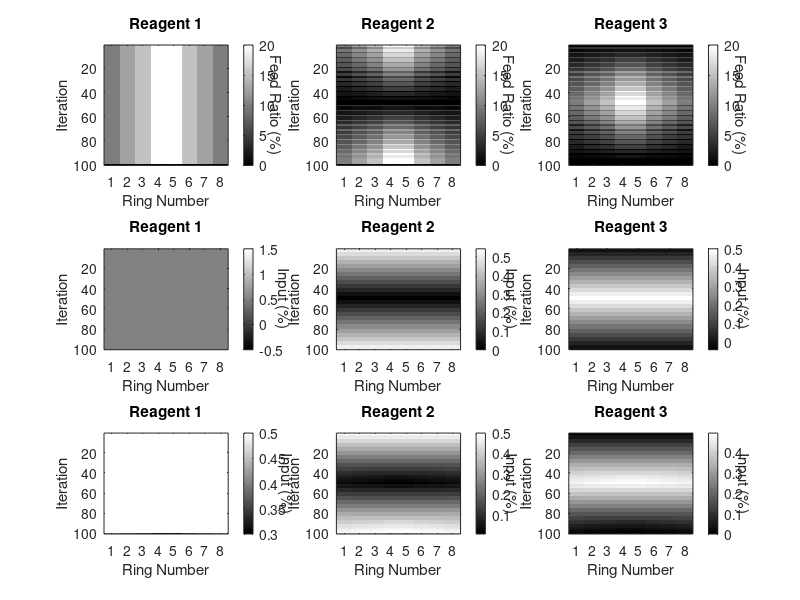

MATLAB code to generate this figure:
clear all
close all
%% initialize

numIter=100; % number of iterations
numRings=8; % number of reactors
numReagents=3; % number of reagents

feedRatio=zeros(numIter,numRings,numReagents); % feed ratio for each step and reactor and reagent
input=zeros(numIter,numRings,numReagents); % input kinetics
realInput=zeros(numIter,numRings,numReagents); % input kinetics
realInput(1,:,1)=0.5; realInput(1,:,2)=0.5; %initial loading

RR=[20,25,30,40,40,30,25,20]; % total refresh ratio for each step

reagentPorts=[3,4,6]; % ports with reagents
waterPort=1;
reagentLogic=[0,-1,1]; % 0: no input, 1: periodic input, -1: anti-input to fill volume

%% generate input matrix
for i=1:numIter
    for r=1:numRings
        for s=1:numReagents
            if reagentLogic(s)==1 && i<=50
                input(i,r,s)=((i-mod(i,4))/48/2);
            elseif reagentLogic(s)==-1 && i<=50
                input(i,r,s)=(0.5-(i-mod(i,4))/48/2);
                
            elseif reagentLogic(s)==1 && i>50
                input(i,r,s)=(1-(i-mod(i,4))/48/2);
            elseif reagentLogic(s)==-1 && i>50
                input(i,r,s)=((i-mod(i,4))/48/2-0.5);
            elseif reagentLogic(s)==0
                input(i,r,s)=0.5;
            end
       
        end
    end
end
%% compute feed matrix

calculateFeed=@(RR,input2,input1) (input2-(100-RR)/100*input1)*100;

for i=1:numIter-1
    for r=1:numRings
        for s=1:numReagents
            feedRatio(i,r,s)=calculateFeed(RR(r),input(i+1,r,s),input(i,r,s));
            % correct for dilution limit
            if feedRatio(i,r,s)>RR(r)/2
                feedRatio(i,r,s)=RR(r)/2;
            elseif feedRatio(i,r,s)<0
                feedRatio(i,r,s)=0;
            end
        end
    end
end

%% real input kinetics
updateRule=@(RR,n,feed) (100-RR)/100*n + feed/100;
for i=2:numIter
    for r=1:numRings
        for s=1:numReagents
            realInput(i,r,s)=updateRule(RR(r),realInput(i-1,r,s),feedRatio(i,r,s));
        end
    end
end

%% plot feed matrix
colormap('gray')
figure(1)
for s=1:numReagents
    subplot(3,numReagents,s)
    imagesc(squeeze(feedRatio(:,:,s)))
    title(sprintf('Reagent %d',s))
    xticks(1:numRings)
    xlabel('Ring Number')
    ylabel('Iteration')
    hcb=colorbar;
    ylabel(hcb,'Feed Ratio (%)','Rotation',270)
end


for s=1:numReagents
    subplot(3,numReagents,s+numReagents)
    imagesc(squeeze(input(:,:,s)))
    title(sprintf('Reagent %d',s))
    xticks(1:numRings)
    xlabel('Ring Number')
    ylabel('Iteration')
    hcb=colorbar;
    ylabel(hcb,'Input (%)','Rotation',270)
end

for s=1:numReagents
    subplot(3,numReagents,s+2*numReagents)
    imagesc(squeeze(realInput(:,:,s)))
    title(sprintf('Reagent %d',s))
    xticks(1:numRings)
    xlabel('Ring Number')
    ylabel('Iteration')
    hcb=colorbar;
    ylabel(hcb,'Input (%)','Rotation',270)
end
%% feed matrix into xml
iterationStart=@(xml,id,iterations) [xml,...
    sprintf('<IterationStart>\n<ID>%d</ID>\n<Iterations>%d</Iterations>\n</IterationStart>\n',id,iterations)];
iterationEnd=@(xml,id) [xml,sprintf('<IterationEnd>%d</IterationEnd>\n',id)];
feed=@(xml,ratio,ring) [xml,...
    sprintf('<Feed>\n<Ratio>%.1f</Ratio>\n<Ring>%d</Ring>\n</Feed>\n',ratio,ring)];
flushFeed=@(xml,port,cycles) [xml,...
    sprintf('<FlushFeed>\n<ReagentNr>%d</ReagentNr>\n<Cycles>%d</Cycles>\n</FlushFeed>\n',port,cycles)];
changeReagent=@(xml,duration,reagentNr) [xml,...
    sprintf('<ChangeReagent>\n<Duration>'),duration,sprintf('</Duration>\n<ReagentNr>%d</ReagentNr>\n</ChangeReagent>\n',reagentNr)];
mix=@(xml,duration) [xml,'<Mix>',duration,sprintf('</Mix>\n')];
acquire=@(xml) [xml,sprintf('<Acquire/>\n')];
incubate=@(xml,duration) [xml,'<Incubate>',duration,sprintf('</Incubate>\n')];

xml=[];

for i=1:numIter
    xml=iterationStart(xml,i,1);
    %reagents
    for s=1:numReagents
        if sum(feedRatio(i,:,s))
            xml=flushFeed(xml,reagentPorts(s),75);
            %rings
            for r=1:numRings
                if feedRatio(i,r,s)
                    xml=feed(xml,feedRatio(i,r,s),r);
                end
            end
        end
    end
    %mix and acquire
    xml=incubate(xml,'00:00:01');
    xml=changeReagent(xml,'00:00:30',waterPort);
    xml=mix(xml,'00:05:00');
    xml=changeReagent(xml,'00:00:05',waterPort);
    xml=incubate(xml,'00:00:01');
    xml=acquire(xml);
    xml=incubate(xml,'00:00:01');
    xml=iterationEnd(xml,i);
end

fid = fopen('21xxyy_continuous.xml','wt');
fprintf(fid, xml);
fclose(fid);
'finished'

